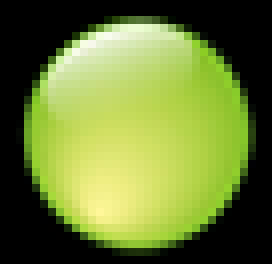
//> input picture OpenCV/OpenCV/ball.png, 34 x 33 px (shown 8 times larger)
$ ./OpenCV   (built with g++ and OpenCV 4)
//> lines starting //> are read from the running program, lines starting //| are printed output that depends on the picture; after the words box and inside, x2 and y2 are one past the last pixel; in counts of white or black regions, pixels touching at a corner belong together
#include<iostream>
#include<string>
#include<math.h>
#include<time.h>
#include<sstream>
#include<climits>
#include <opencv2/opencv.hpp>
#include "opencv2/highgui/highgui.hpp"
#include "opencv2/imgproc/imgproc.hpp"
using namespace std;
using namespace cv;
#define totalbrick 16

void skin_color(Mat& color, Mat_<uchar>& mask,
	int R_thr = 95, int G_thr = 40, int B_thr = 20,
	int Max_min_diff_thr = 15, int R_G_diff_thr = 15) {

	// color為BGR影像
	for (int y = 0; y < color.rows; ++y) {
		Vec3b* b = (Vec3b*)color.ptr(y);
		Vec3b* eb = b + color.cols;
		uchar*p = mask.ptr(y);
		memset(p, 0, mask.cols);
		for (; b != eb; ++b, ++p) {
			Vec3b& px = *b;
			if (px[2]>R_thr&& px[0]>B_thr && px[1]>G_thr &&
				px[2]>px[1] && px[2]>px[0] && (px[2] - px[1])>R_G_diff_thr &&
				(px[2] - (px[0] <= px[1] ? px[0] : px[1]))>Max_min_diff_thr) {
				*p = 1;
			}
		}
	}
	return;
}

void show_pic(Mat& frame, pair<Mat, Mat>& pic, int x, int y) {
	Mat canvas = Mat(frame, Rect(x, y, pic.first.cols, pic.first.rows));
	cvAnd(&((CvMat)canvas), &((CvMat)pic.second), &((CvMat)canvas));
	cvOr(&((CvMat)canvas), &((CvMat)pic.first), &((CvMat)canvas));
}

int main(void) {
	VideoCapture gcapture;
	gcapture.open(0);

	VideoWriter videoout;

	if (!gcapture.isOpened()) {
		cerr << "Failed to open a video device or video file!\n" << endl;
		return 1;
	}

	srand(time(NULL));

	// The frame size of the output video
	Size size = Size((int)gcapture.get(CV_CAP_PROP_FRAME_WIDTH) * 2, (int)gcapture.get(CV_CAP_PROP_FRAME_HEIGHT));

	pair<Mat, Mat> ball;
	pair<Mat, Mat> bb;
	pair<Mat, Mat>brick[totalbrick];
	ball.first = imread("ball.png", 1);
	ball.second = imread("ball_mask.png", 1);
//> ball_mask.png cannot be read in this run, so this picture is empty
	bb.first = imread("bb.png", 1);
//> bb.png cannot be read in this run, so this picture is empty
	bb.second = imread("bb_mask.png", 1);
//> bb_mask.png cannot be read in this run, so this picture is empty
	brick[0].first = imread("brick.png", 1);
//> brick.png cannot be read in this run, so this picture is empty
//> brick = 16 items
	brick[0].second = imread("brick_mask.png", 1);
//> brick_mask.png cannot be read in this run, so this picture is empty

	Mat canvas(gcapture.get(CV_CAP_PROP_FRAME_HEIGHT), 2 * gcapture.get(CV_CAP_PROP_FRAME_WIDTH), CV_8UC3);
	Mat cmask = Mat(canvas, Rect(0, 0, gcapture.get(CV_CAP_PROP_FRAME_WIDTH), gcapture.get(CV_CAP_PROP_FRAME_HEIGHT)));
	Mat frame = Mat(canvas, Rect(gcapture.get(CV_CAP_PROP_FRAME_WIDTH), 0, gcapture.get(CV_CAP_PROP_FRAME_WIDTH), gcapture.get(CV_CAP_PROP_FRAME_HEIGHT)));
	Mat_<uchar> mask(gcapture.get(CV_CAP_PROP_FRAME_HEIGHT), gcapture.get(CV_CAP_PROP_FRAME_WIDTH));
	Mat curframe;
	Mat cframe;
	vector<int> hskin(gcapture.get(CV_CAP_PROP_FRAME_WIDTH));

	Point ballPos;
	Point brickPos[totalbrick];
	Point2f speed;

	ballPos.x = 320;
	ballPos.y = 320;

	int roi_x0 = 0;
	int roi_x1 = gcapture.get(CV_CAP_PROP_FRAME_WIDTH) - ball.first.cols;
//> roi_x1 = 1246
	int roi_y0 = 0;
	int roi_y1 = gcapture.get(CV_CAP_PROP_FRAME_HEIGHT) - ball.first.rows;
//> roi_y1 = 447
	int bbPos = 0;

	bool b[16] = { true };

	for (int i = 0; i < totalbrick; i++) {
		brick[0].first.copyTo(brick[i].first);
		brick[0].second.copyTo(brick[i].second);

		brickPos[i].x = 80 + i % 4 * (brick[i].first.cols + 10);
		brickPos[i].y = 80 + i / 4 * (brick[i].first.rows + 10);

		b[i] = true;
	}
	// fire a ball
	float angle = rand() % 360 / 180. * CV_PI;
	float s = 15; // initial ball speed

	speed.x = s * cos(angle);
	speed.y = s * sin(angle);

	int countdown = 20;

	while (countdown) {
		gcapture >> curframe;
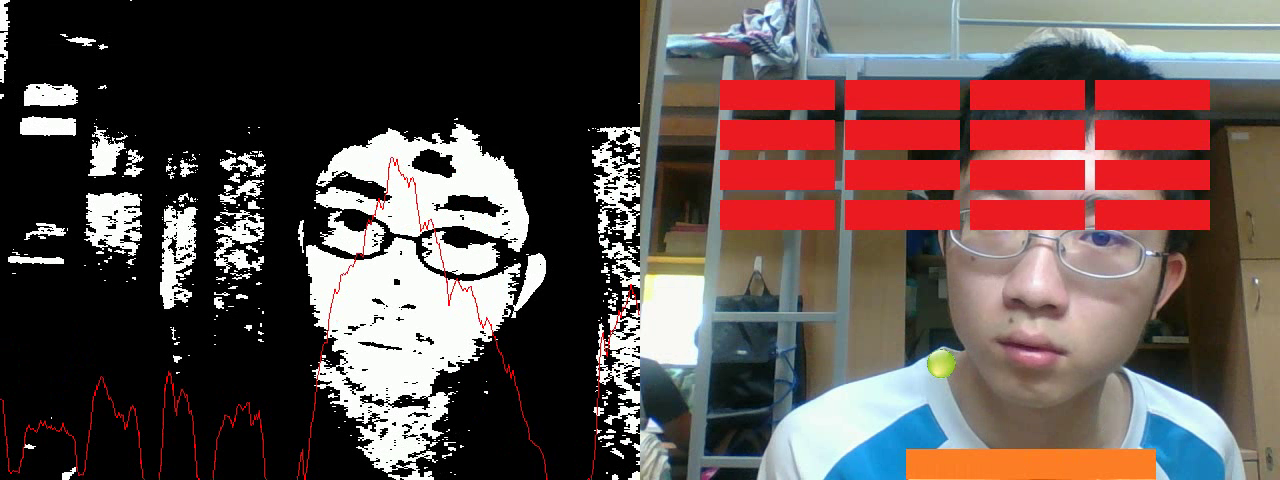
//> input picture frame 3 of OpenCV/OpenCV/HW2.avi, 1280 x 480 px, given in place of the camera
//> curframe is the input picture: 480 rows x 1280 cols, CV_8UC3; mean B, G, R 75.9, 78.3, 97.1
		if (curframe.empty())
			return 1;

		curframe.copyTo(cframe);
		flip(cframe, cframe, 1);   // flip the image horizontally
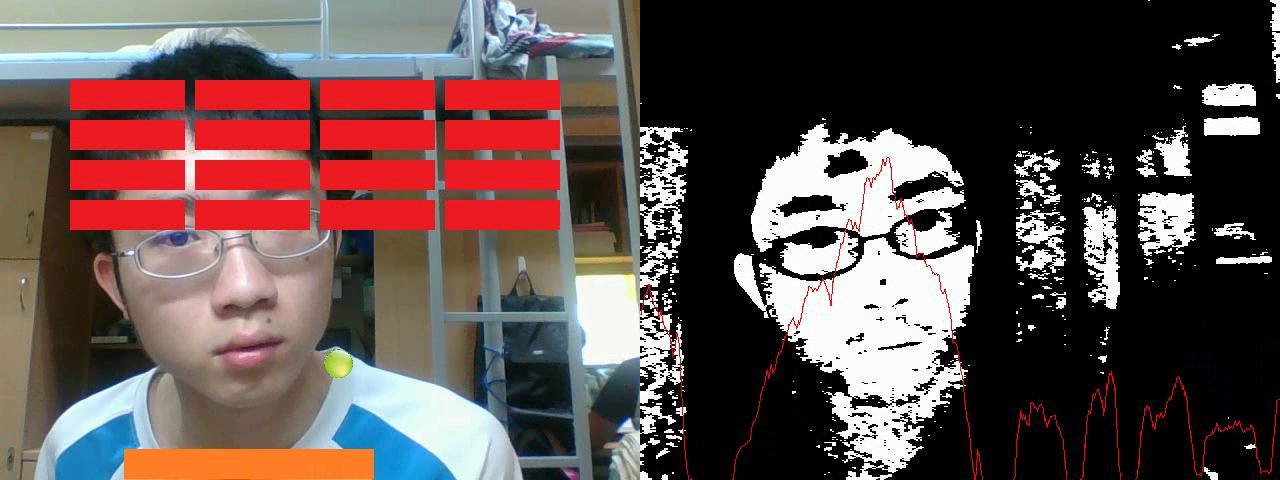
//> cframe: 480 rows x 1280 cols, CV_8UC3; mean B, G, R 75.9, 78.3, 97.1
		cframe.copyTo(frame);

		skin_color(cframe, mask); // detect pixels of skin color
//> after the loop in skin_color, `for (int y = 0; y < color.rows; ++y)`:
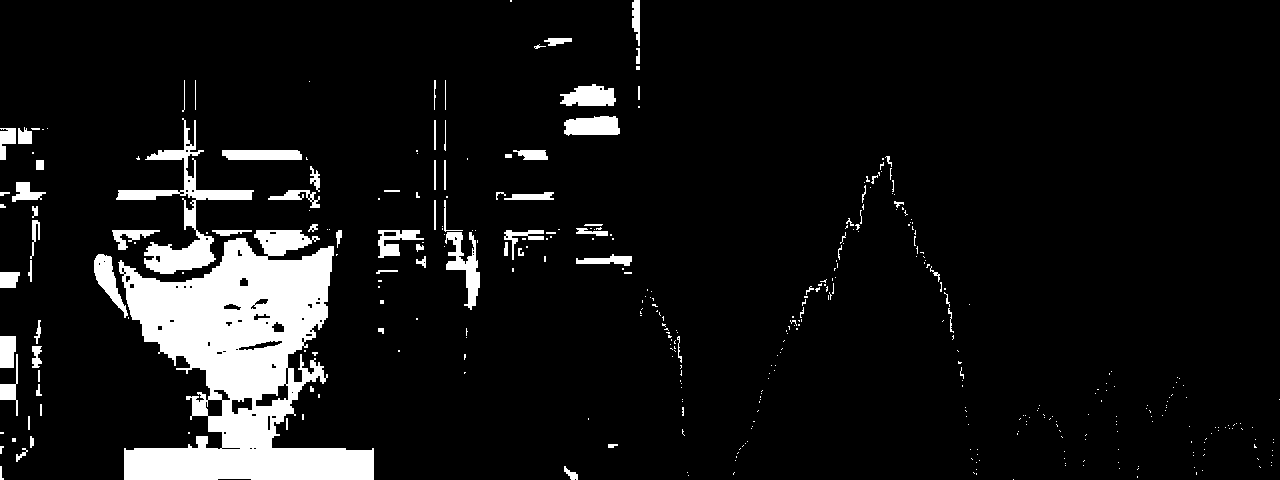
//> mask: 480 rows x 1280 cols, CV_8UC1; values 0 (black) and 1 (white), 8.2% white; 394 white regions (312 under 20 px), largest, box (x1, y1, x2, y2) and area: (118, 230, 374, 480) 33039, (116, 118, 254, 274) 4013, (445, 232, 480, 310) 1125

		int maxid = 0;
		int maxv = INT_MIN;
		for (int i = 0; i < mask.cols; ++i) {
			hskin[i] = sum(Mat(mask, Rect(i, 0, 1, mask.rows)))[0];
			int temp;
			if (hskin[i] > maxv) {
				maxid = i;
				maxv = hskin[i];
			}
		}
//> this loop made 1280 passes
//> maxv on passes 1, 2, 148, 149, 151, 152, 153, 155, 163, 165, 169, 185: 126, 127, 130, 134, 136, 138, 142, 143, 144, 148, 154, 266
//> after the loop, hskin = 1280 values, max 302 at index 195, min 0 at index 46, mean 39.6; maxid = 195; maxv = 302

		int newbbPos = maxid - bb.first.cols / 2;
//> newbbPos = 195
		if (newbbPos < 0)
			newbbPos = 0;
		else if (newbbPos + bb.first.cols >= mask.cols)
			newbbPos = mask.cols - bb.first.cols - 1;

		bbPos = newbbPos;
//> bbPos = 195

		show_pic(frame, bb, bbPos, frame.rows - bb.first.rows - 1);
//> (the run ends here: the program stops with an error, at `cvAnd(&((CvMat)canvas), &((CvMat)pic.second), &((CvMat)canvas));`)
